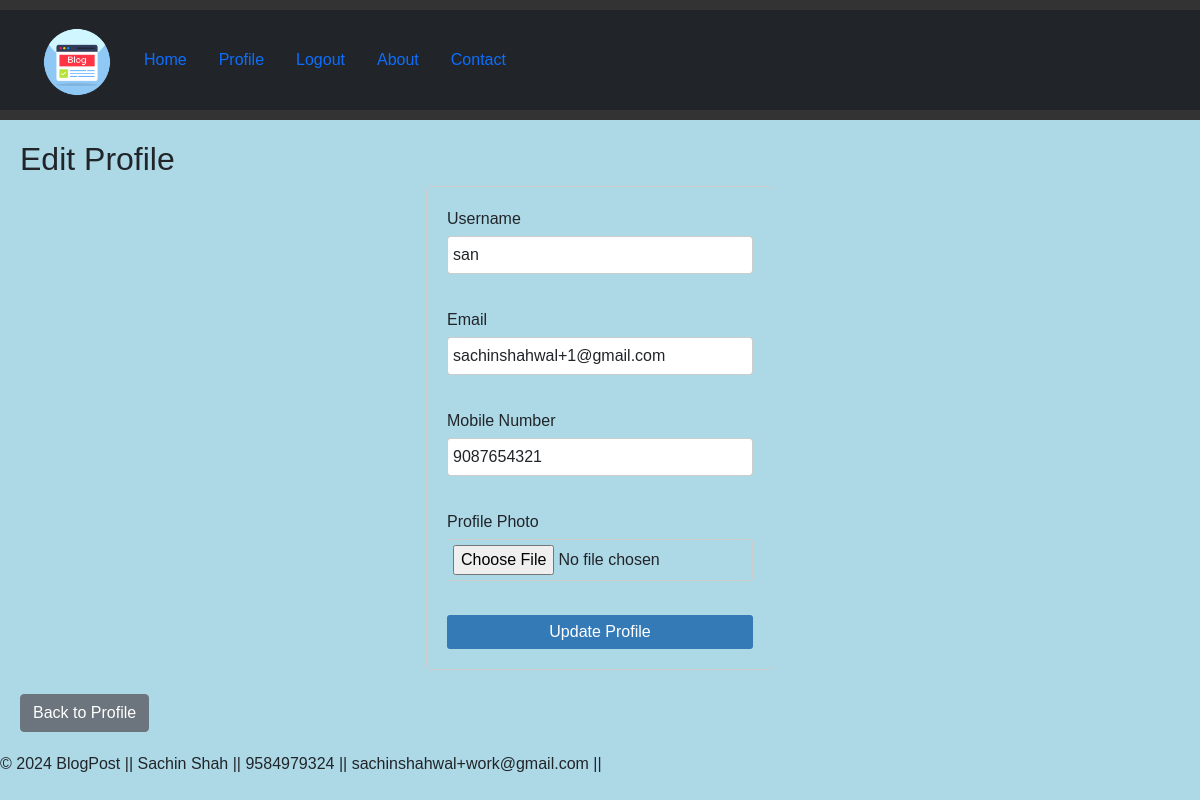
Screenshot of /edit_profile (signed in) with the database file from the repository.
### main.py (models this page shows, shortened)
class User(UserMixin, db.Model):
    id = db.Column(db.Integer, primary_key=True)
    username = db.Column(db.String(80), unique=True, nullable=False)
    password = db.Column(db.String(200), nullable=False)
    email = db.Column(db.String(120), unique=True, nullable=False)
    mobile_number = db.Column(db.String(20), nullable=False)
    image = db.Column(db.String(200), nullable=True)
    posts = db.relationship('BlogPost', backref='author', lazy=True)

### main.py (the view)
@app.route('/edit_profile', methods=['GET', 'POST'])
@login_required
def edit_profile():
    form = EditProfileForm()
    if form.validate_on_submit():
        current_user.username = form.username.data
        current_user.email = form.email.data
        current_user.mobile_number = form.mobile_number.data
        if form.profile_photo.data:
            profile_photo = form.profile_photo.data
            base_dir = os.path.dirname(__file__)
            profile_photo_dir = os.path.join(base_dir, 'static/profile_photos')
            os.makedirs(profile_photo_dir, exist_ok=True)
            profile_photo_path = os.path.join(profile_photo_dir, profile_photo.filename)
            profile_photo.save(profile_photo_path)
            profile_photo_path = os.path.join('static/profile_photos', profile_photo.filename)
            current_user.image = profile_photo_path
        db.session.commit()
        flash('Profile updated successfully')
        return redirect(url_for('profile'))
    elif request.method == 'GET':
        form.username.data = current_user.username
        form.email.data = current_user.email
        form.mobile_number.data = current_user.mobile_number
    return render_template('edit_profile.html', form=form, user=current_user)

### main.py
class EditProfileForm(FlaskForm):
    username = StringField('Username', validators=[DataRequired()])
    email = StringField('Email', validators=[DataRequired(), Email()])
    mobile_number = StringField('Mobile Number', validators=[DataRequired()])
    profile_photo = FileField('Profile Photo')
    submit = SubmitField('Update Profile')

### main.py (called while the page is built)
@login_manager.user_loader
def load_user(user_id):
    return User.query.get(int(user_id))

### templates/edit_profile.html (shortened to what this page needs)
{% extends "base.html" %}
{% block content %}
    <h2>Edit Profile</h2>
    <form action="{{ url_for('edit_profile') }}" method="post" enctype="multipart/form-data">
        <label for="username">Username</label>
        {{ form.username(class="form-control", id="username", value=user.username) }}
        <br>
        <label for="email">Email</label>
        {{ form.email(class="form-control", id="email", value=user.email) }}
        <br>
        <label for="mobile_number">Mobile Number</label>
        {{ form.mobile_number(class="form-control", id="mobile_number", value=user.mobile_number) }}
        <br>
        <label for="profile_photo">Profile Photo</label>
        <input type="file" id="profile_photo" name="profile_photo" class="form-control-file">
        <br>
        <input type="submit" value="Update Profile" class="btn btn-dark" style="width: 100%;">
    </form>
    <br>
    <a href="{{ url_for('profile') }}" class="btn btn-secondary">Back to Profile</a>
{% endblock %}

### static/style.css (style rules this page uses)
form { width: 30%; margin: 0 auto; padding: 20px; border: 1px solid #ccc; border-radius: 5px; }
label { display: block; margin-bottom: 5px; }
input[type="text"], input[type="password"], input[type="email"], input[type="tel"], input[type="file"] { width: 100%; padding: 5px; margin-bottom: 10px; border: 1px solid #ccc; border-radius: 3px; }
input[type="submit"] { background-color: #337ab7; color: #fff; padding: 5px 10px; border: none; border-radius: 3px; cursor: pointer; }
body { font-family: Arial, sans-serif; margin: 0; padding: 0; background-color: #f5f5f5; }

### rows the page displays
User: username "san", email "sachinshahwal+1@gmail.com", mobile_number "9087654321"
